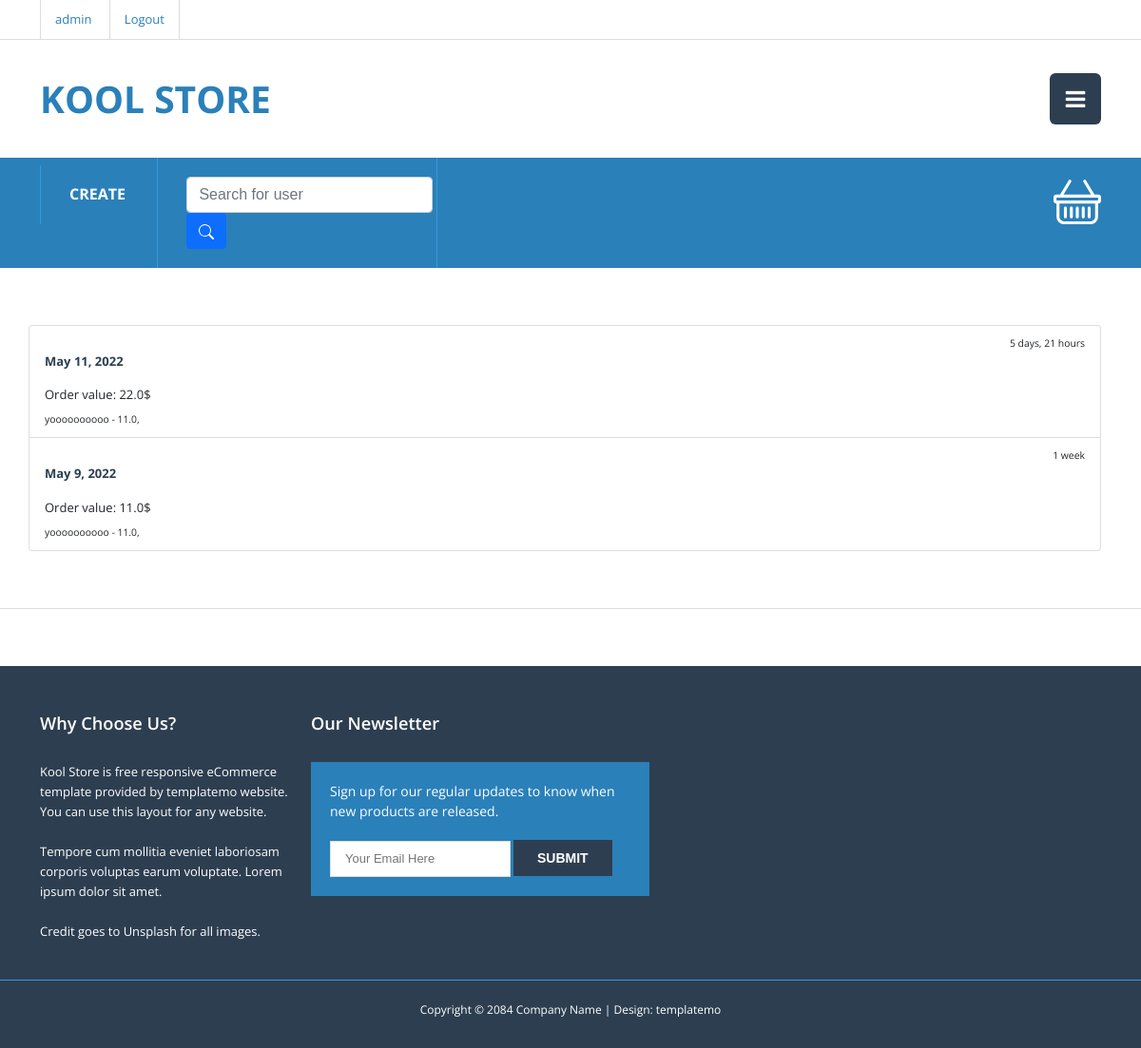
The page /user/orders/1/ (signed in) on the database its author committed.
### product/models.py (models this page shows, shortened)
class Order(models.Model):
    customer = models.ForeignKey(Customer, on_delete=models.SET_NULL, null=True, related_name='order')
    ordered = models.DateField(auto_now_add=True)
    complete = models.BooleanField(default=False)
    transaction_id = models.CharField(max_length=200, null=True)
    @property
    def cart_value(self):
        items = self.items.all()
        value = sum(item.product.price * item.quantity for item in items)
        return value

class OrderItem(models.Model):
    product = models.ForeignKey(Product, on_delete=models.SET_NULL, null=True)
    order = models.ForeignKey(Order, on_delete=models.CASCADE, null=True, related_name='items')
    quantity = models.IntegerField(default=0)
    date_added = models.DateTimeField(auto_now_add=True)
    def __str__(self):
        return f'{self.product} - {self.product.price}'

class Product(models.Model):
    name = models.CharField(max_length=44)
    price = models.FloatField()
    description = models.TextField()
    image = models.ImageField(upload_to='product_images/', null=True)
    date_added = models.DateTimeField(auto_now_add=True)
    seller = models.ForeignKey(Customer, on_delete=models.CASCADE, related_name='products')
    def __str__(self):
        return self.name

### user/views.py (the view)
# urls.py: path('orders/<int:pk>/', views.CustomerOrders.as_view(), name='customer-orders'),
class CustomerOrders(LoginRequiredMixin, ListView):
    model = Order
    template_name = 'user/user_orders.html'
    context_object_name = 'orders'
    def get_queryset(self):
        pk = self.kwargs['pk']
        customer = get_object_or_404(Customer, pk=pk)
        orders = Order.objects.filter(customer=customer, complete=True).order_by('-ordered')
        return orders

### user/templates/user/user_orders.html
{% extends 'base.html' %}
{% load static %}
{% block content %}
<div class="content-section">
  <div class="container">
    <div class="row">
      <div class="list-group">
        {% for order in orders %}
        <a href="{% url 'product:order-details' order.pk %}" class="list-group-item list-group-item-action flex-column align-items-start">
          <div class="d-flex w-100 justify-content-between">
            <h5 class="mb-1">{{ order.ordered }}</h5>
            <small>{{ order.ordered|timesince }}</small>
          </div>
          <p class="mb-1">Order value: {{ order.cart_value }}$</p>
          <small>
            {% for item in order.items.all %}
            {{ item }},
            {% endfor %}
          </small>
        </a>
        {% endfor %}
      </div>
    </div>
  </div>
</div>
{% endblock content %}

### templates/header.html (shortened to what this page needs)
<header class="site-header">
    <div class="top-header">
        <div class="container">
            <div class="row">
                <div class="col-md-6 col-sm-6">
                    <div class="top-header-left">
                        {% if user.is_authenticated %}
                            <a href="{% url 'user:customer-details' user.pk %}">{{ request.user.username }}</a>
                            <a href="{% url 'user:logout' %}">Logout</a>
                        {% else %}
                        <a href="">Sign Up</a>
                        <a href="{% url 'user:login' %}">Log In</a>
                        {% endif %}
                    </div>
                </div>
            </div>
        </div>
    </div>
    <div class="main-header">
        <div class="container">
            <div class="row">
                <div class="col-md-4 col-sm-6 col-xs-8">
                    <div class="logo">
                        <h1><a href="{% url 'product:main-page' %}">Kool Store</a></h1>
                    </div>
                </div>
                <div class="col-md-8 col-sm-6 col-xs-4">
                    {% if user.is_authenticated %}
                    <div class="main-menu">
                        <a href="#" class="toggle-menu">
                            <i class="fa fa-bars"></i>
                        </a>
                        {% endif %}
                    </div>
                </div>
            </div>
        </div>
    </div>
    <div class="main-nav">
        <div class="container">
            <div class="row">
                <div class="col-md-6 col-sm-7">
                    <div class="list-menu">
                        <ul>
                            <li><a href="{% url 'product:product-create' %}">Create</a></li>
                            <li>
                                <div class="input-group rounded">
                                    <form action="{% url 'user:customer-search' %}">
                                        <input type="search" class="form-control rounded" placeholder="Search for user" name="user_search" aria-label="Search" aria-describedby="search-addon" />
                                        <button type="submit" class="btn btn-primary">
                                        </button>
                                    </form>
                                </div>
                            </li>
                        </ul>
                    </div>
                </div>
                <div class="col-md-6 col-sm-5">
                        <div class="notification">
                            <a href="{% url 'product:basket' %}">
                            </a>
                        </div>
                </div>
            </div>
        </div>
    </div>
</header>

### static/css/templatemo-style.css (style rules this page uses)
html, button, input, select, textarea { color: #222; }
.top-header .social-icons ul, .main-header .main-menu ul.menu, .main-nav .list-menu ul, ul.product-buttons, ul.follow-us { padding: 0; margin: 0; list-style: none; }
html, body { font-size: 100%; width: 100%; height: 100%; -webkit-font-smoothing: antialiased; -moz-osx-font-smoothing: grayscale; vertical-align: baseline; }
body { font: 13px/21px "Open Sans", Arial, sans-serif; color: #777777; background-color: white; overflow-x: hidden; font-style: normal; }
a { color: #2a80b9; text-decoration: none !important; -webkit-transition: all 200ms ease-in; -moz-transition: all 200ms ease-in; -ms-transition: all 200ms ease-in; -o-transition: all 200ms ease-in; transition: all 200ms ease-in; }
h1, h2, h3, h4, h5, h6 { font-family: "Open Sans", Arial, sans-serif; color: #2a3f52; font-weight: 700; }
h1 { font-size: 2.6em; }
h5 { font-size: 1em; }
*, *:before, *:after { -moz-box-sizing: border-box; -webkit-box-sizing: border-box; box-sizing: border-box; }
.top-header { border-bottom: 1px solid #dddddd; }
.top-header .top-header-left a { border-left: 1px solid #dddddd; padding: 10px 15px; display: inline-block; }
.top-header .top-header-left a:last-child { border-right: 1px solid #dddddd; }
.main-header { padding: 35px 0; }
.main-header .logo h1 { margin: 4px 0 0 0; font-size: 3em; text-transform: uppercase; }
.main-header .main-menu { text-align: right; height: 54px; position: relative; }
.main-header .main-menu a.toggle-menu { float: right; width: 54px; height: 54px; display: block; text-align: center; line-height: 54px; background-color: #2d3e50; color: white; font-size: 24px; position: absolute; right: 0; z-index: 7; -webkit-backface-visibility: hidden; backface-visibility: hidden; -webkit-border-radius: 6px; border-radius: 6px; background-clip: padding-box; }
.main-nav { background-color: #2a80b9; color: white; }
.main-nav a { color: white; }
.main-nav .list-menu ul li { display: inline-block; padding: 20px 30px; border-left: 1px solid #3598db; }
.main-nav .list-menu ul li:last-child { border-right: 1px solid #3598db; }
.main-nav .list-menu ul li a { font-size: 16px; text-transform: uppercase; font-weight: 700; }
.main-nav .notification { text-align: right; padding-top: 20px; }
.content-section { margin: 60px 0; border-bottom: 1px solid #dddddd; padding-bottom: 60px; }

### rows shown on the page
Order: ordered "May 11, 2022", ordered "5 days, 21 hours", cart_value "22.0"
OrderItem: product.price "yoooooooooo - 11.0"
Order: ordered "May 9, 2022", ordered "1 week", cart_value "11.0"
OrderItem: product.price "yoooooooooo - 11.0"

### other values the page prints
{{ request.user.username }} "admin"
